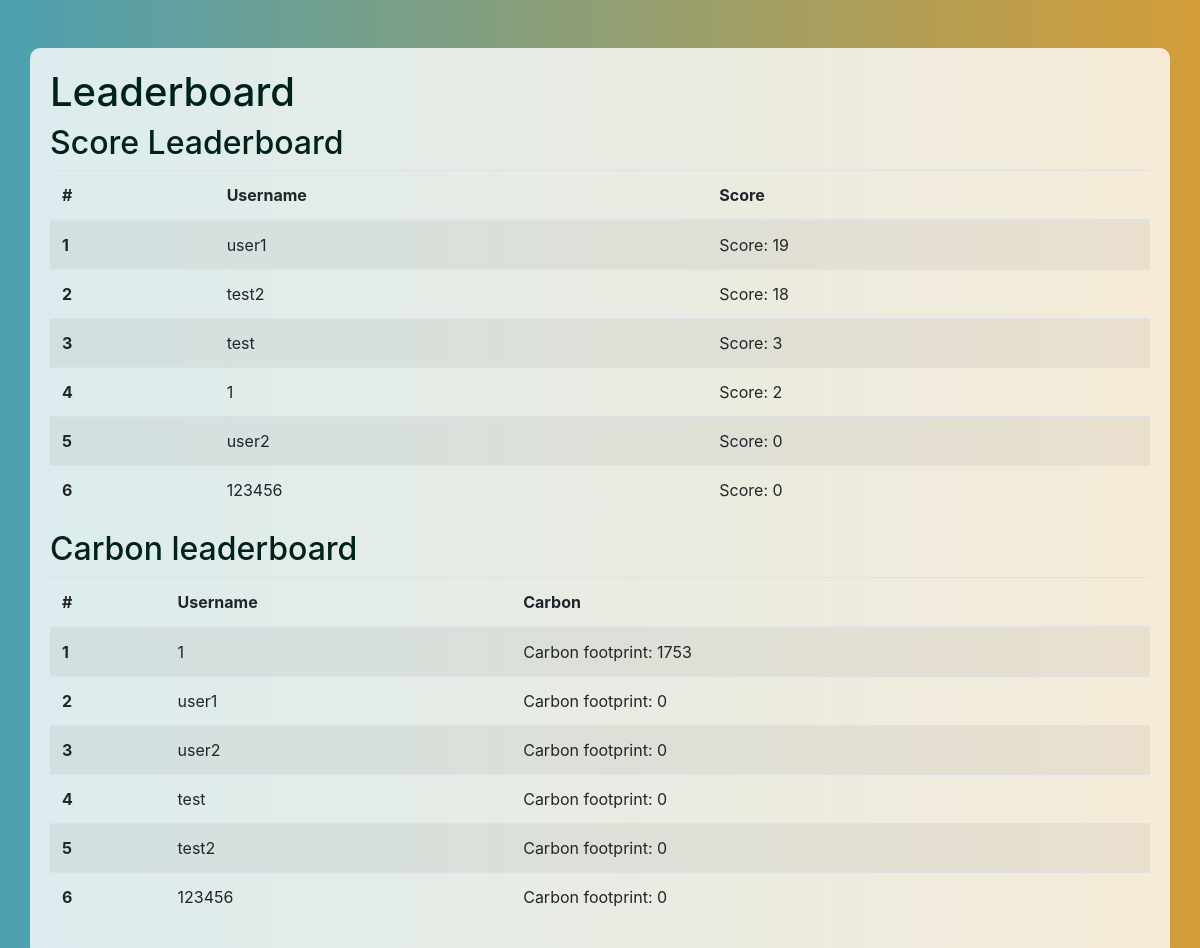
The app's page /leaderboard/, older data.
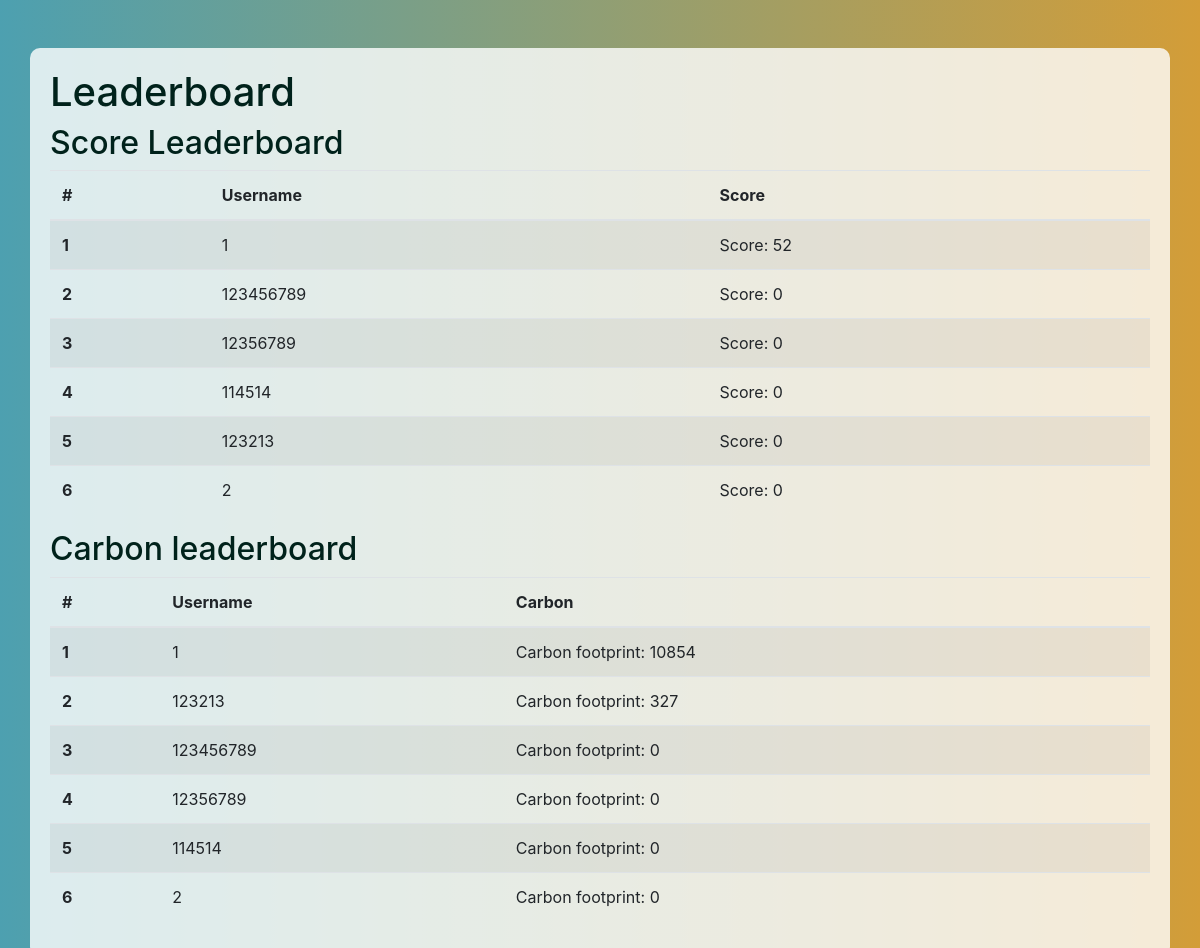
The same page, newer data.
### usersinformation/models.py (models this page shows, shortened)
class PlayerProfile(models.Model):
    avatar = models.ImageField(upload_to='avatars/', null=True, blank=True)
    nickname = models.CharField(max_length=255, blank=True)
    email = models.EmailField(blank=True)
    score = models.IntegerField(default=0)
    achievement_count = models.IntegerField(default=0)
    achievements = models.ManyToManyField(Achievement, blank=True, related_name='user')  # 添加多对多关系
    displayed_achievements = models.ManyToManyField(Achievement, related_name='displayed_by_users', blank=True)
    bio = models.TextField(blank=True)
    login_days = models.IntegerField(default=0)
    carbon = models.IntegerField(default=0)
    last_game_start = models.DateTimeField(null=True, blank=True)
    verified_locations_count = models.IntegerField(default=0)
    completed_series = models.ManyToManyField(Series, related_name='completed_by', blank=True)

### leaderboard/views.py (the view)
# urls.py: path('', views.user_leaderboard, name='user_leaderboard')
def user_leaderboard(request):
    score_leaderboard = PlayerProfile.objects.order_by('-score')[:10]  # Get the top 10
    carbon_leaderboard = PlayerProfile.objects.order_by('-carbon')[:10]  # Get the top 10
    context = {
        'score_leaderboard': score_leaderboard,
        'carbon_leaderboard': carbon_leaderboard,
    }
    return render(request, 'user_leaderboard.html', context)

### leaderboard/templates/user_leaderboard.html (shortened to what this page needs)
<!DOCTYPE html>
<html lang="en">
<head>
    <link rel="stylesheet" href="https://stackpath.bootstrapcdn.com/bootstrap/4.5.2/css/bootstrap.min.css">
</head>
<body>
    <div class="container mt-5">
        <h1>Leaderboard</h1>
        <h2>Score Leaderboard</h2>
        <table class="table table-striped">
            <thead>
                <tr>
                    <th scope="col">#</th>
                    <th scope="col">Username</th>
                    <th scope="col">Score</th>
                </tr>
            </thead>
            <tbody>
                {% for player in score_leaderboard %}
                <tr>
                    <th scope="row">{{ forloop.counter }}</th>
                    <td>{{ player.nickname }}</td>
                    <td>Score: {{ player.score }}</td>
                </tr>
                {% endfor %}
            </tbody>
        </table>
        <h2>Carbon leaderboard</h2>
        <table class="table table-striped">
            <thead>
                <tr>
                    <th scope="col">#</th>
                    <th scope="col">Username</th>
                    <th scope="col">Carbon</th>
                </tr>
            </thead>
            <tbody>
                {% for player in carbon_leaderboard %}
                <tr>
                    <th scope="row">{{ forloop.counter }}</th>
                    <td>{{ player.nickname }}</td>
                    <td>Carbon footprint: {{ player.carbon }}</td>
                </tr>
                {% endfor %}
            </tbody>
        </table>
    </div>
</body>
</html>

### leaderboard/templates/user_leaderboard.html (style rules this page uses)
body { background: linear-gradient(to right, #4DA0B0, #D39D38); color: #fff; }
h1, h2 { color: #00221b; }
.container { background-color: rgba(255, 255, 255, 0.8); border-radius: 10px; padding: 20px; margin-top: 20px; }
table { background-color: transparent; }

Row changes from the older to the newer data that the page shows:
removed PlayerProfile: nickname "user1", score "19", carbon "0"
removed PlayerProfile: nickname "test2", score "18", carbon "0"
removed PlayerProfile: nickname "test", score "3", carbon "0"
removed PlayerProfile: nickname "1", score "2", carbon "1753"
removed PlayerProfile: nickname "user2", score "0", carbon "0"
removed PlayerProfile: nickname "123456", score "0", carbon "0"
added PlayerProfile: nickname "1", score "52", carbon "10854"
added PlayerProfile: nickname "123456789", score "0", carbon "0"
added PlayerProfile: nickname "12356789", score "0", carbon "0"
added PlayerProfile: nickname "114514", score "0", carbon "0"
added PlayerProfile: nickname "123213", score "0", carbon "327"
added PlayerProfile: nickname "2", score "0", carbon "0"
